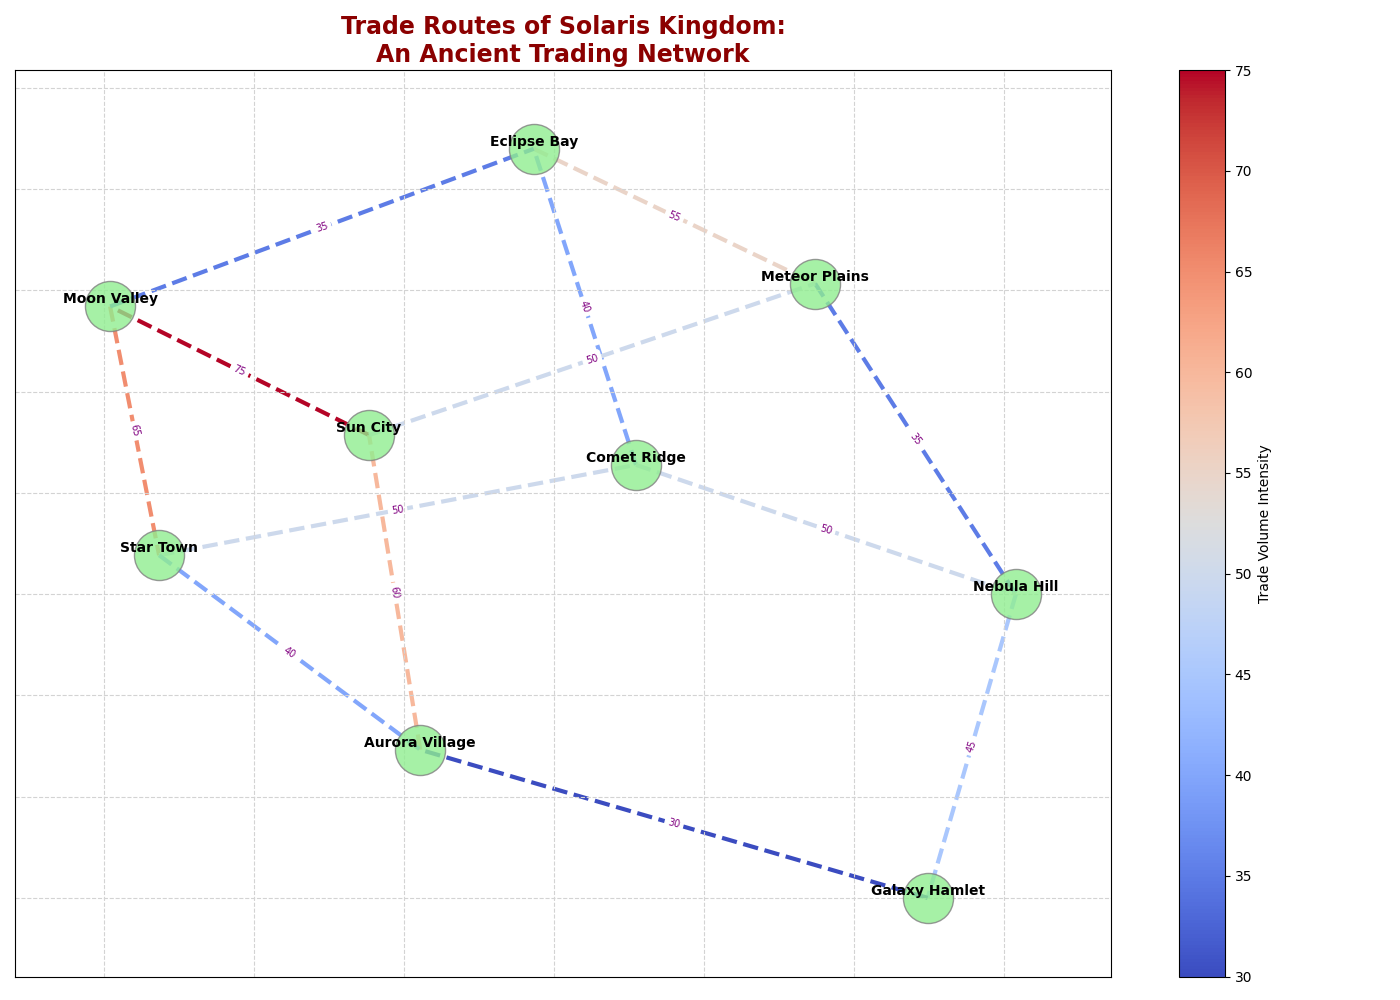

Python code for this plot:
import matplotlib.pyplot as plt
import networkx as nx
import numpy as np
import matplotlib as mpl

cities = [
    "Sun City", "Moon Valley", "Star Town", "Comet Ridge", 
    "Eclipse Bay", "Meteor Plains", "Nebula Hill", "Galaxy Hamlet", "Aurora Village"
]

trade_routes = [
    ("Sun City", "Moon Valley", 75), ("Moon Valley", "Star Town", 65), 
    ("Star Town", "Comet Ridge", 50), ("Comet Ridge", "Eclipse Bay", 40), 
    ("Eclipse Bay", "Meteor Plains", 55), ("Meteor Plains", "Nebula Hill", 35), 
    ("Nebula Hill", "Galaxy Hamlet", 45), ("Galaxy Hamlet", "Aurora Village", 30), 
    ("Aurora Village", "Sun City", 60), ("Sun City", "Meteor Plains", 50), 
    ("Moon Valley", "Eclipse Bay", 35), ("Comet Ridge", "Nebula Hill", 50), 
    ("Star Town", "Aurora Village", 40)
]

G = nx.Graph()
G.add_nodes_from(cities)
G.add_weighted_edges_from(trade_routes)

fig, ax = plt.subplots(figsize=(14, 10))
pos = nx.spring_layout(G, seed=42)

# Draw the nodes
nx.draw_networkx_nodes(G, pos, node_size=1300, node_color='lightgreen', alpha=0.8, edgecolors='grey', ax=ax)

# Draw the edges
edges_weights = [weight for (_, _, weight) in trade_routes]
nx.draw_networkx_edges(G, pos, edgelist=trade_routes, edge_color=edges_weights, 
                       edge_cmap=plt.cm.coolwarm, style='dashed', width=3, ax=ax)

# Draw node labels
nx.draw_networkx_labels(G, pos, font_size=10, font_weight='heavy', verticalalignment='bottom', ax=ax)

# Draw edge labels for weights
edge_labels = {(u, v): f"{w}" for u, v, w in trade_routes}
nx.draw_networkx_edge_labels(G, pos, edge_labels=edge_labels, font_color='purple', font_size=7, ax=ax)

# Create a ScalarMappable and add a colorbar
sm = mpl.cm.ScalarMappable(cmap=plt.cm.coolwarm, norm=plt.Normalize(vmin=min(edges_weights), vmax=max(edges_weights)))
sm.set_array([])
plt.colorbar(sm, label="Trade Volume Intensity", ax=ax)

# Add title
plt.title("Trade Routes of Solaris Kingdom:\nAn Ancient Trading Network", fontsize=17, fontweight='bold', color='darkred')
plt.grid(visible=True, which='both', color='lightgrey', linestyle='--')
plt.tight_layout()
plt.show()
